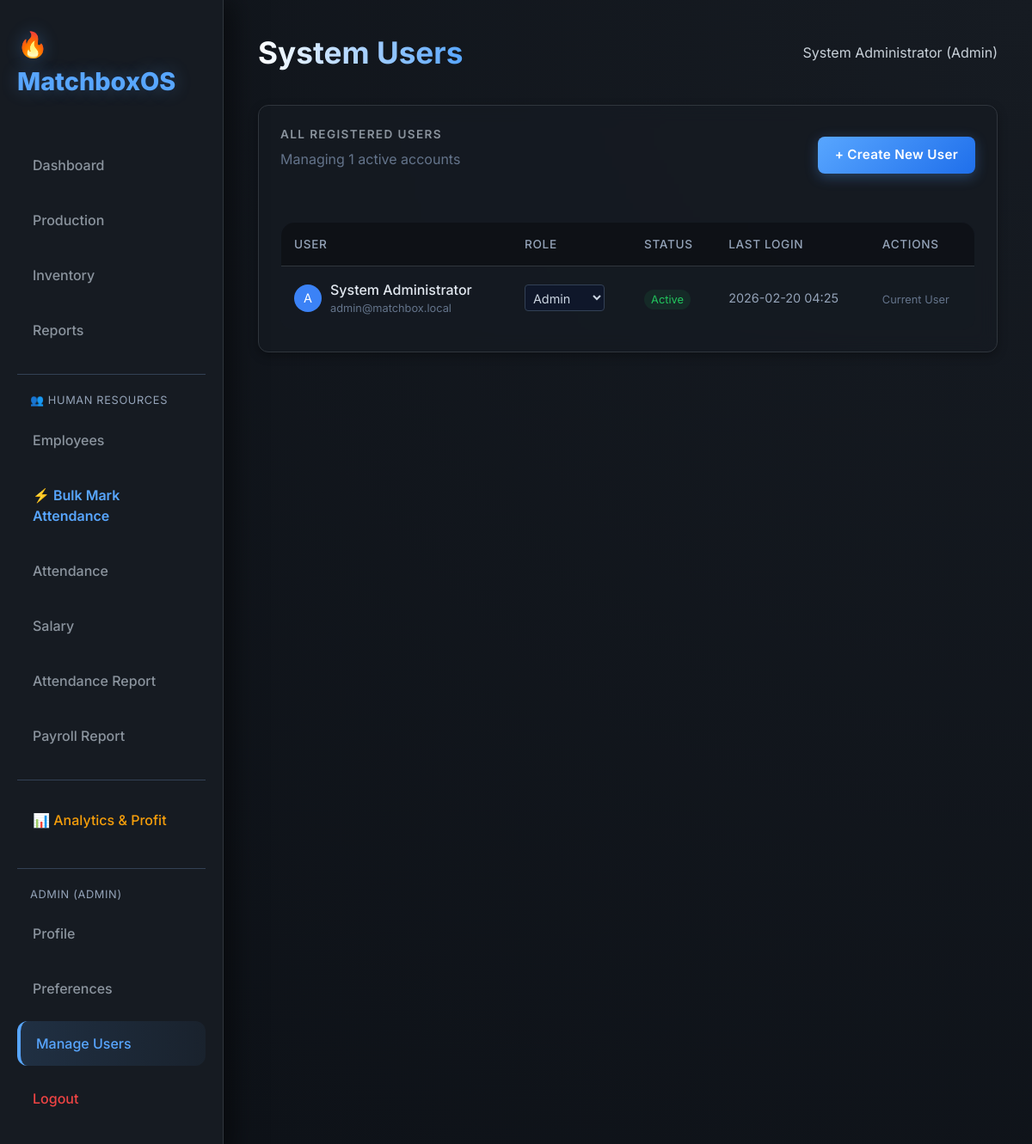
The app's page /auth/users (signed in) with its own data.
### auth_models.py (models this page shows, shortened)
class User(UserMixin, db.Model):
    __tablename__ = 'user'
    id = db.Column(db.Integer, primary_key=True)
    username = db.Column(db.String(80), unique=True, nullable=False, index=True)
    email = db.Column(db.String(120), unique=True, nullable=False, index=True)
    password_hash = db.Column(db.String(255), nullable=False)
    full_name = db.Column(db.String(100))
    role = db.Column(db.String(20), default='operator')  # admin, operator, viewer
    is_active = db.Column(db.Boolean, default=True)
    created_at = db.Column(db.DateTime, default=datetime.datetime.utcnow)
    last_login = db.Column(db.DateTime)
    def has_permission(self, permission):
        permissions = {
            'admin': ['view', 'create', 'edit', 'delete', 'manage_users'],
            'operator': ['view', 'create', 'edit'],
            'viewer': ['view']
        }
        return permission in permissions.get(self.role, [])

### auth_routes.py (the view)
@auth_bp.route('/users')
@login_required
def users():
    if not current_user.has_permission('manage_users'):
        flash('You do not have permission to access this page.', 'danger')
        return redirect(url_for('main.dashboard'))
    all_users = User.query.all()
    return render_template('auth/users.html', users=all_users)

### app.py (called while the page is built)
@login_manager.user_loader
def load_user(user_id):
    return User.query.get(int(user_id))

### templates/auth/users.html (shortened to what this page needs)
{% extends "base.html" %}
{% block header %}System Users{% endblock %}
{% block content %}
<div class="card">
    <div style="display: flex; justify-content: space-between; align-items: center; margin-bottom: 20px;">
        <div>
            <h3>All Registered Users</h3>
            <p style="color: #64748b;">Managing {{ users|length }} active accounts</p>
        </div>
        <a href="{{ url_for('auth.create_user') }}" class="btn btn-primary"
            style="padding: 10px 20px; text-decoration: none;">
            + Create New User
        </a>
    </div>
    <div style="overflow-x: auto;">
        <table style="width: 100%; border-collapse: collapse;">
            <thead>
                <tr style="text-align: left; border-bottom: 1px solid #334155;">
                    <th style="padding: 15px; color: #94a3b8; font-weight: 500;">User</th>
                    <th style="padding: 15px; color: #94a3b8; font-weight: 500;">Role</th>
                    <th style="padding: 15px; color: #94a3b8; font-weight: 500;">Status</th>
                    <th style="padding: 15px; color: #94a3b8; font-weight: 500;">Last Login</th>
                    <th style="padding: 15px; color: #94a3b8; font-weight: 500;">Actions</th>
                </tr>
            </thead>
            <tbody>
                {% for user in users %}
                <tr style="border-bottom: 1px solid #1e293b;">
                    <td style="padding: 15px;">
                        <div style="display: flex; align-items: center; gap: 10px;">
                            <div
                                style="width: 32px; height: 32px; background: #3b82f6; border-radius: 50%; display: flex; align-items: center; justify-content: center; font-size: 0.9rem; color: white;">
                                {{ user.username[0]|upper }}
                            </div>
                            <div>
                                <div style="font-weight: 500; color: #e2e8f0;">{{ user.full_name }}</div>
                                <div style="font-size: 0.8rem; color: #64748b;">{{ user.email }}</div>
                            </div>
                        </div>
                    </td>
                    <td style="padding: 15px;">
                        <form method="POST" action="{{ url_for('auth.change_user_role', user_id=user.id) }}"
                            style="display: inline;">
                            <select name="role" onchange="this.form.submit()" {% if user.id==current_user.id
                                %}disabled{% endif %}
                                style="background: #0f172a; border: 1px solid #334155; color: #cbd5e1; padding: 5px; border-radius: 4px; font-size: 0.9rem;">
                                <option value="admin" {% if user.role=='admin' %}selected{% endif %}>Admin</option>
                            </select>
                        </form>
                    </td>
                    <td style="padding: 15px;">
                        {% if user.is_active %}
                        <span
                            style="background: rgba(34, 197, 94, 0.1); color: #22c55e; padding: 4px 8px; border-radius: 12px; font-size: 0.8rem;">Active</span>
                        {% else %}
                        <span
                            style="background: rgba(239, 68, 68, 0.1); color: #ef4444; padding: 4px 8px; border-radius: 12px; font-size: 0.8rem;">Inactive</span>
                        {% endif %}
                    </td>
                    <td style="padding: 15px; color: #94a3b8; font-size: 0.9rem;">
                        {{ user.last_login.strftime('%Y-%m-%d %H:%M') if user.last_login else 'Never' }}
                    </td>
                    <td style="padding: 15px;">
                        {% if user.id != current_user.id %}
                        <form method="POST" action="{{ url_for('auth.toggle_user_active', user_id=user.id) }}"
                            style="display: inline;">
                            {% if user.is_active %}
                            <button type="submit" class="btn btn-sm btn-danger"
                                style="padding: 5px 10px; font-size: 0.8rem; background: rgba(239, 68, 68, 0.1); color: #ef4444; border: 1px solid rgba(239, 68, 68, 0.3);">
                                Deactivate
                            </button>
                            {% else %}
                            <button type="submit" class="btn btn-sm btn-success"
                                style="padding: 5px 10px; font-size: 0.8rem; background: rgba(34, 197, 94, 0.1); color: #22c55e; border: 1px solid rgba(34, 197, 94, 0.3);">
                                Activate
                            </button>
                            {% endif %}
                        </form>
                        {% else %}
                        <span style="color: #64748b; font-size: 0.8rem;">Current User</span>
                        {% endif %}
                    </td>
                </tr>
                {% endfor %}
            </tbody>
        </table>
    </div>
</div>
{% endblock %}

### templates/base.html (shortened to what this page needs)
<!DOCTYPE html>
<html lang="en">
<head>
    <link href="https://cdn.jsdelivr.net/npm/bootstrap@5.3.0/dist/css/bootstrap.min.css" rel="stylesheet">
    <link rel="stylesheet" href="https://cdnjs.cloudflare.com/ajax/libs/font-awesome/6.4.0/css/all.min.css">
    <link rel="stylesheet" href="{{ url_for('static', filename='css/style.css') }}">
</head>
<body>
    <div class="sidebar">
        <div class="logo">🔥 MatchboxOS</div>
        <nav>
            <a href="{{ url_for('main.dashboard') }}"
                class="nav-link {% if request.endpoint == 'main.dashboard' %}active{% endif %}">Dashboard</a>
            <a href="{{ url_for('main.production') }}"
                class="nav-link {% if request.endpoint == 'main.production' %}active{% endif %}">Production</a>
            <a href="{{ url_for('main.inventory') }}"
                class="nav-link {% if request.endpoint == 'main.inventory' %}active{% endif %}">Inventory</a>
            <a href="{{ url_for('main.reports') }}"
                class="nav-link {% if request.endpoint == 'main.reports' %}active{% endif %}">Reports</a>
            <div style="margin-top: 25px; border-top: 1px solid #334155; padding-top: 20px;">
                <div
                    style="color: #94a3b8; font-size: 0.8rem; padding: 0 15px 10px; text-transform: uppercase; letter-spacing: 0.05em;">
                    👥 Human Resources
                </div>
                <a href="{{ url_for('employee.list_employees') }}"
                    class="nav-link {% if request.endpoint == 'employee.list_employees' %}active{% endif %}">Employees</a>
                <a href="{{ url_for('employee.bulk_attendance') }}"
                    class="nav-link {% if request.endpoint == 'employee.bulk_attendance' %}active{% endif %}"
                    style="color: var(--accent-color); font-weight: 600;">⚡ Bulk Mark Attendance</a>
                <a href="{{ url_for('employee.attendance_list') }}"
                    class="nav-link {% if request.endpoint == 'employee.attendance_list' %}active{% endif %}">Attendance</a>
                <a href="{{ url_for('employee.salary_list') }}"
                    class="nav-link {% if request.endpoint == 'employee.salary_list' %}active{% endif %}">Salary</a>
                <a href="{{ url_for('employee.attendance_report') }}"
                    class="nav-link {% if request.endpoint == 'employee.attendance_report' %}active{% endif %}">Attendance
                    Report</a>
                <a href="{{ url_for('employee.payroll_report') }}"
                    class="nav-link {% if request.endpoint == 'employee.payroll_report' %}active{% endif %}">Payroll
                    Report</a>
            </div>
            {% if current_user.is_authenticated and current_user.role == 'admin' %}
            <div style="margin-top: 25px; border-top: 1px solid #334155; padding-top: 20px;">
                <a href="{{ url_for('main.analytics') }}"
                    class="nav-link {% if request.endpoint == 'main.analytics' %}active{% endif %}"
                    style="color: #f59e0b;">📊 Analytics & Profit</a>
            </div>
            {% endif %}
            <div style="margin-top: 30px; border-top: 1px solid #334155; padding-top: 20px;">
                {% if current_user.is_authenticated %}
                <div
                    style="color: #94a3b8; font-size: 0.8rem; padding: 0 15px 10px; text-transform: uppercase; letter-spacing: 0.05em;">
                    {{ current_user.username }} ({{ current_user.role }})
                </div>
                <a href="{{ url_for('auth.profile') }}"
                    class="nav-link {% if request.endpoint == 'auth.profile' %}active{% endif %}">Profile</a>
                <a href="{{ url_for('auth.preferences') }}"
                    class="nav-link {% if request.endpoint == 'auth.preferences' %}active{% endif %}">Preferences</a>
                {% if current_user.has_permission('manage_users') %}
                <a href="{{ url_for('auth.users') }}"
                    class="nav-link {% if request.endpoint == 'auth.users' %}active{% endif %}">Manage Users</a>
                {% endif %}
                <a href="{{ url_for('auth.logout') }}" class="nav-link" style="color: #ef4444;">Logout</a>
                {% else %}
                <a href="{{ url_for('auth.login') }}"
                    class="nav-link {% if request.endpoint == 'auth.login' %}active{% endif %}">Login</a>
                {% endif %}
            </div>
        </nav>
    </div>
    <div class="main-content">
        <header>
            <h1>{% block header %}Dashboard{% endblock %}</h1>
            <div class="user-profile">
                {% if current_user.is_authenticated %}
                {{ current_user.full_name or current_user.username }} ({{ current_user.role|capitalize }})
                {% else %}
                Guest
                {% endif %}
            </div>
        </header>
        {% block content %}{% endblock %}
    </div>
</body>
</html>

### static/css/style.css (style rules this page uses)
:root { --bg-color: #0d1117; --card-bg: rgba(22, 27, 34, 0.8); --text-color: #c9d1d9; --accent-color: #58a6ff; --accent-hover: #1f6feb; --danger-color: #f85149; --success-color: #3fb950; --border-color: #30363d; --glass-bg: rgba(22, 27, 34, 0.5); --sidebar-bg: #161b22; }
body { font-family: 'Inter', system-ui, -apple-system, sans-serif; background: radial-gradient(circle at top right, #161b22, #0d1117); color: var(--text-color); margin: 0; padding: 0; display: flex; min-height: 100vh; }
.sidebar { width: 260px; background-color: var(--sidebar-bg); padding: 30px 20px; border-right: 1px solid var(--border-color); display: flex; flex-direction: column; box-shadow: 10px 0 30px rgba(0, 0, 0, 0.5); z-index: 10; }
.logo { font-size: 1.8rem; font-weight: 800; color: var(--accent-color); margin-bottom: 50px; display: flex; align-items: center; gap: 12px; text-shadow: 0 0 20px rgba(88, 166, 255, 0.3); }
.nav-link { display: flex; align-items: center; padding: 14px 18px; margin-bottom: 12px; color: #8b949e; text-decoration: none; border-radius: 12px; transition: all 0.3s cubic-bezier(0.4, 0, 0.2, 1); font-weight: 500; }
.nav-link.active { background: linear-gradient(90deg, rgba(88, 166, 255, 0.15) 0%, rgba(88, 166, 255, 0.05) 100%); color: var(--accent-color); border-left: 4px solid var(--accent-color); }
.main-content { flex: 1; padding: 40px; overflow-y: auto; background: transparent; }
header { margin-bottom: 40px; display: flex; justify-content: space-between; align-items: center; }
h1 { font-size: 2.2rem; font-weight: 700; margin: 0; background: linear-gradient(to right, #fff, #58a6ff); -webkit-background-clip: text; background-clip: text; -webkit-text-fill-color: transparent; }
.card { background: var(--card-bg); backdrop-filter: blur(10px); padding: 25px; border-radius: 16px; border: 1px solid var(--border-color); transition: all 0.3s ease; box-shadow: 0 4px 6px -1px rgba(0, 0, 0, 0.1), 0 2px 4px -1px rgba(0, 0, 0, 0.06); }
.card h3 { margin-top: 0; color: #8b949e; font-size: 0.85rem; text-transform: uppercase; letter-spacing: 0.1em; font-weight: 600; }
table { width: 100%; border-collapse: separate; border-spacing: 0; margin-top: 25px; background: var(--card-bg); border-radius: 16px; overflow: hidden; border: 1px solid var(--border-color); }
th, td { padding: 18px 20px; text-align: left; border-bottom: 1px solid var(--border-color); }
th { background-color: rgba(0, 0, 0, 0.3); color: #8b949e; font-weight: 600; font-size: 0.85rem; text-transform: uppercase; letter-spacing: 0.05em; }
tr:last-child td { border-bottom: none; }
.btn { padding: 12px 24px; border-radius: 10px; border: none; cursor: pointer; font-weight: 600; transition: all 0.2s; text-decoration: none; display: inline-flex; align-items: center; justify-content: center; font-size: 0.95rem; }
.btn-primary { background: linear-gradient(135deg, var(--accent-color), var(--accent-hover)); color: white; box-shadow: 0 4px 15px rgba(88, 166, 255, 0.3); }
input, select { transition: all 0.2s; }
.btn-primary { background: linear-gradient(135deg, var(--accent-color) 0%, var(--accent-hover) 100%); border: none; border-radius: 8px; font-weight: 600; letter-spacing: 0.3px; transition: all 0.3s ease; padding: 10px 20px; color: white; }
.card { border: 1px solid var(--border-color); border-radius: 12px; box-shadow: 0 4px 12px rgba(0, 0, 0, 0.3); background: var(--card-bg); transition: all 0.3s ease; }

### records on screen
User: username "ADMIN", role "ADMIN", full_name "System Administrator", role "Admin", username "A", email "admin@matchbox.local", is_active "Active", last_login "2026-02-20 04:25", shows "Current User"

### other values on screen
{{ users|length }} "1"
